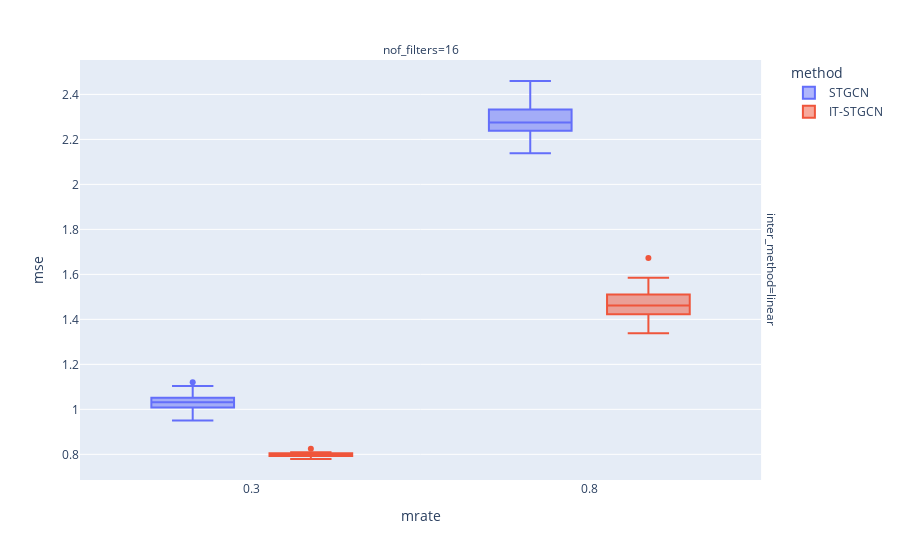

Notebook cell for this chart:
### Markdown cell above
## Random

### Code cell
data.query("method!='GNAR' and mtype =='rand'").plot.box(backend='plotly',x='mrate',color='method',y='mse',facet_col='nof_filters',facet_row='inter_method',height=800)

### Figure 1 — Plotly figure (JSON) as saved in the notebook; plotly's stock layout.template omitted (floating-point values rounded to 4 significant figures)
{"data": [{"alignmentgroup": "True", "hovertemplate": "method=STGCN<br>inter_method=linear<br>nof_filters=16<br>mrate=%{x}<br>mse=%{y}<extra></extra>", "legendgroup": "STGCN", "marker": {"color": "#636efa"}, "name": "STGCN", "notched": false, "offsetgroup": "STGCN", "orientation": "v", "showlegend": true, "type": "box", "x": [0.3, 0.8, 0.3, 0.8, 0.3, 0.8, 0.3, 0.8, 0.3, 0.8, 0.3, 0.8, 0.3, 0.8, 0.3, 0.8, 0.3, 0.8, 0.3, 0.8, 0.3, 0.8, 0.3, 0.8, 0.3, 0.8, 0.3, 0.8, 0.3, 0.8, 0.3, 0.8, 0.3, 0.8, 0.3, 0.8, 0.3, 0.8, 0.3, 0.8, 0.3, 0.8, 0.3, 0.8, 0.3, 0.8, 0.3, 0.8, 0.3, 0.8, 0.3, 0.8, 0.3, 0.8, 0.3, 0.8, 0.3, 0.8, 0.3, 0.8], "x0": " ", "xaxis": "x", "y": [0.9676, 2.259, 1.048, 2.139, 1.008, 2.221, 1.029, 2.254, 1.039, 2.248, 1.031, 2.208, 1.033, 2.332, 1.025, 2.24, 1.093, 2.291, 1.061, 2.287, 1.059, 2.266, 1.025, 2.223, 1.083, 2.221, 1.045, 2.337, 1.013, 2.372, 1.038, 2.302, 1.12, 2.326, 0.999, 2.198, 0.9508, 2.398, 0.9847, 2.433, 1.004, 2.38, 1.051, 2.329, 1.017, 2.206, 0.9761, 2.285, 1.05, 2.308, 1.021, 2.35, 1.104, 2.248, 1.069, 2.46, 0.9842, 2.262, 1.035, 2.239], "y0": " ", "yaxis": "y"}, {"alignmentgroup": "True", "hovertemplate": "method=IT-STGCN<br>inter_method=linear<br>nof_filters=16<br>mrate=%{x}<br>mse=%{y}<extra></extra>", "legendgroup": "IT-STGCN", "marker": {"color": "#EF553B"}, "name": "IT-STGCN", "notched": false, "offsetgroup": "IT-STGCN", "orientation": "v", "showlegend": true, "type": "box", "x": [0.3, 0.8, 0.3, 0.8, 0.3, 0.8, 0.3, 0.8, 0.3, 0.8, 0.3, 0.8, 0.3, 0.8, 0.3, 0.8, 0.3, 0.8, 0.3, 0.8, 0.3, 0.8, 0.3, 0.8, 0.3, 0.8, 0.3, 0.8, 0.3, 0.8, 0.3, 0.8, 0.3, 0.8, 0.3, 0.8, 0.3, 0.8, 0.3, 0.8, 0.3, 0.8, 0.3, 0.8, 0.3, 0.8, 0.3, 0.8, 0.3, 0.8, 0.3, 0.8, 0.3, 0.8, 0.3, 0.8, 0.3, 0.8, 0.3, 0.8], "x0": " ", "xaxis": "x", "y": [0.8063, 1.382, 0.8049, 1.343, 0.795, 1.442, 0.7969, 1.673, 0.8024, 1.405, 0.7962, 1.424, 0.7795, 1.391, 0.79, 1.51, 0.8086, 1.499, 0.7968, 1.45, 0.7983, 1.523, 0.7995, 1.43, 0.7941, 1.505, 0.7897, 1.515, 0.8254, 1.498, 0.788, 1.546, 0.7798, 1.431, 0.7799, 1.584, 0.8029, 1.548, 0.8095, 1.503, 0.7924, 1.376, 0.7793, 1.474, 0.7967, 1.373, 0.7954, 1.338, 0.8063, 1.423, 0.8018, 1.502, 0.809, 1.483, 0.7937, 1.431, 0.7969, 1.447, 0.8073, 1.56], "y0": " ", "yaxis": "y"}], "layout": {"annotations": [{"font": {}, "showarrow": false, "text": "nof_filters=16", "x": 0.49, "xanchor": "center", "xref": "paper", "y": 1, "yanchor": "bottom", "yref": "paper"}, {"font": {}, "showarrow": false, "text": "inter_method=linear", "textangle": 90, "x": 0.98, "xanchor": "left", "xref": "paper", "y": 0.5, "yanchor": "middle", "yref": "paper"}], "autosize": true, "boxmode": "group", "legend": {"title": {"text": "method"}, "tracegroupgap": 0}, "margin": {"t": 60}, "xaxis": {"anchor": "y", "autorange": true, "domain": [0, 0.98], "range": [0.04813, 1.052], "title": {"text": "mrate"}, "type": "linear"}, "yaxis": {"anchor": "x", "autorange": true, "domain": [0, 1], "range": [0.6859, 2.553], "title": {"text": "mse"}, "type": "linear"}}}
